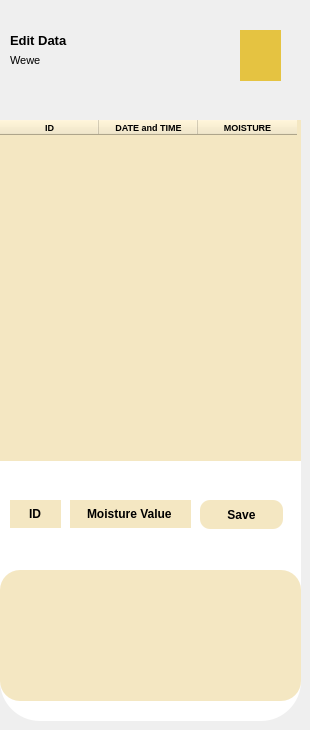
    <widget class="QWidget" name="page_4">
     <widget class="QFrame" name="frame_14">
      <property name="geometry">
       <rect>
        <x>0</x>
        <y>120</y>
        <width>301</width>
        <height>601</height>
       </rect>
      </property>
      <property name="styleSheet">
       <string notr="true">background-color: rgb(255, 255, 255);
border-radius: 40px;</string>
      </property>
      <property name="frameShape">
       <enum>QFrame::Shape::StyledPanel</enum>
      </property>
      <property name="frameShadow">
       <enum>QFrame::Shadow::Raised</enum>
      </property>
      <widget class="QFrame" name="frame_15">
       <property name="geometry">
        <rect>
         <x>0</x>
         <y>450</y>
         <width>301</width>
         <height>131</height>
        </rect>
       </property>
       <property name="styleSheet">
        <string notr="true">background-color:#f4e7c2;
border-radius:20px;</string>
       </property>
       <property name="frameShape">
        <enum>QFrame::Shape::StyledPanel</enum>
       </property>
       <property name="frameShadow">
        <enum>QFrame::Shadow::Raised</enum>
       </property>
       <widget class="QPushButton" name="dashboardPushButton_4">
        <property name="geometry">
         <rect>
          <x>20</x>
          <y>10</y>
          <width>51</width>
          <height>51</height>
         </rect>
        </property>
        <property name="text">
         <string/>
        </property>
        <property name="icon">
         <iconset resource="res.qrc">
          <normaloff>:/image/dashboard.png</normaloff>:/image/dashboard.png</iconset>
        </property>
        <property name="iconSize">
         <size>
          <width>43</width>
          <height>43</height>
         </size>
        </property>
       </widget>
       <widget class="QPushButton" name="settingsPushButton_4">
        <property name="geometry">
         <rect>
          <x>90</x>
          <y>10</y>
          <width>51</width>
          <height>51</height>
         </rect>
        </property>
        <property name="text">
         <string/>
        </property>
        <property name="icon">
         <iconset resource="res.qrc">
          <normaloff>:/image/settings.png</normaloff>:/image/settings.png</iconset>
        </property>
        <property name="iconSize">
         <size>
          <width>40</width>
          <height>40</height>
         </size>
        </property>
       </widget>
       <widget class="QPushButton" name="notificationPushButton_4">
        <property name="geometry">
         <rect>
          <x>160</x>
          <y>10</y>
          <width>51</width>
          <height>51</height>
         </rect>
        </property>
        <property name="text">
         <string/>
        </property>
        <property name="icon">
         <iconset resource="res.qrc">
          <normaloff>:/image/notification.png</normaloff>:/image/notification.png</iconset>
        </property>
        <property name="iconSize">
         <size>
          <width>40</width>
          <height>40</height>
         </size>
        </property>
       </widget>
       <widget class="QPushButton" name="profilePushButton_4">
        <property name="geometry">
         <rect>
          <x>230</x>
          <y>10</y>
          <width>51</width>
          <height>51</height>
         </rect>
        </property>
        <property name="text">
         <string/>
        </property>
        <property name="icon">
         <iconset resource="res.qrc">
          <normaloff>:/image/profile.png</normaloff>:/image/profile.png</iconset>
        </property>
        <property name="iconSize">
         <size>
          <width>30</width>
          <height>30</height>
         </size>
        </property>
       </widget>
      </widget>
      <widget class="QTableWidget" name="tableWidget_2">
       <property name="geometry">
        <rect>
         <x>0</x>
         <y>0</y>
         <width>301</width>
         <height>341</height>
        </rect>
       </property>
       <property name="font">
        <font>
         <family>Tahoma</family>
         <pointsize>7</pointsize>
        </font>
       </property>
       <property name="styleSheet">
        <string notr="true">color:#000;
background-color: rgb(244, 231, 194);
border-radius:0;</string>
       </property>
       <attribute name="horizontalHeaderMinimumSectionSize">
        <number>18</number>
       </attribute>
       <attribute name="horizontalHeaderDefaultSectionSize">
        <number>99</number>
       </attribute>
       <attribute name="horizontalHeaderHighlightSections">
        <bool>true</bool>
       </attribute>
       <column>
        <property name="text">
         <string>ID</string>
        </property>
        <property name="font">
         <font>
          <family>Tahoma</family>
          <pointsize>7</pointsize>
          <bold>true</bold>
         </font>
        </property>
       </column>
       <column>
        <property name="text">
         <string>DATE and TIME</string>
        </property>
        <property name="font">
         <font>
          <family>Tahoma</family>
          <pointsize>7</pointsize>
          <bold>true</bold>
         </font>
        </property>
       </column>
       <column>
        <property name="text">
         <string>MOISTURE</string>
        </property>
        <property name="font">
         <font>
          <family>Tahoma</family>
          <pointsize>7</pointsize>
          <bold>true</bold>
         </font>
        </property>
       </column>
      </widget>
      <widget class="QPushButton" name="editPushButton">
       <property name="geometry">
        <rect>
         <x>200</x>
         <y>380</y>
         <width>83</width>
         <height>29</height>
        </rect>
       </property>
       <property name="font">
        <font>
         <family>Tahoma</family>
         <bold>true</bold>
        </font>
       </property>
       <property name="styleSheet">
        <string notr="true">color:#000;
background-color: rgb(244, 231, 194);
border-radius:10px;</string>
       </property>
       <property name="text">
        <string>Save</string>
       </property>
      </widget>
      <widget class="QLineEdit" name="editMoistureLineEdit">
       <property name="geometry">
        <rect>
         <x>70</x>
         <y>380</y>
         <width>121</width>
         <height>28</height>
        </rect>
       </property>
       <property name="font">
        <font>
         <family>Tahoma</family>
         <bold>true</bold>
        </font>
       </property>
       <property name="contextMenuPolicy">
        <enum>Qt::ContextMenuPolicy::PreventContextMenu</enum>
       </property>
       <property name="styleSheet">
        <string notr="true">background-color: rgb(244, 231, 194);
color:#000;</string>
       </property>
       <property name="text">
        <string>Moisture Value</string>
       </property>
       <property name="alignment">
        <set>Qt::AlignmentFlag::AlignCenter</set>
       </property>
      </widget>
      <widget class="QLineEdit" name="editIDLineEdit">
       <property name="geometry">
        <rect>
         <x>10</x>
         <y>380</y>
         <width>51</width>
         <height>28</height>
        </rect>
       </property>
       <property name="font">
        <font>
         <family>Tahoma</family>
         <bold>true</bold>
        </font>
       </property>
       <property name="contextMenuPolicy">
        <enum>Qt::ContextMenuPolicy::PreventContextMenu</enum>
       </property>
       <property name="styleSheet">
        <string notr="true">background-color: rgb(244, 231, 194);
color:#000;</string>
       </property>
       <property name="text">
        <string>ID</string>
       </property>
       <property name="alignment">
        <set>Qt::AlignmentFlag::AlignCenter</set>
       </property>
      </widget>
     </widget>
     <widget class="QPushButton" name="pushButton_26">
      <property name="enabled">
       <bool>true</bool>
      </property>
      <property name="geometry">
       <rect>
        <x>240</x>
        <y>30</y>
        <width>41</width>
        <height>51</height>
       </rect>
      </property>
      <property name="styleSheet">
       <string notr="true">border:none;
background-color: rgb(229, 195, 65);</string>
      </property>
      <property name="text">
       <string/>
      </property>
      <property name="icon">
       <iconset resource="res.qrc">
        <normaloff>:/image/humaigoLogo-removebg-preview.png</normaloff>:/image/humaigoLogo-removebg-preview.png</iconset>
      </property>
      <property name="iconSize">
       <size>
        <width>50</width>
        <height>50</height>
       </size>
      </property>
     </widget>
     <widget class="QLabel" name="label_10">
      <property name="geometry">
       <rect>
        <x>10</x>
        <y>50</y>
        <width>141</width>
        <height>20</height>
       </rect>
      </property>
      <property name="font">
       <font>
        <family>Tahoma</family>
        <pointsize>8</pointsize>
        <bold>false</bold>
       </font>
      </property>
      <property name="styleSheet">
       <string notr="true">color:#000;
border:none;</string>
      </property>
      <property name="text">
       <string>Wewe</string>
      </property>
      <property name="alignment">
       <set>Qt::AlignmentFlag::AlignLeading|Qt::AlignmentFlag::AlignLeft|Qt::AlignmentFlag::AlignVCenter</set>
      </property>
     </widget>
     <widget class="QLabel" name="label_11">
      <property name="geometry">
       <rect>
        <x>10</x>
        <y>30</y>
        <width>201</width>
        <height>20</height>
       </rect>
      </property>
      <property name="font">
       <font>
        <family>Tahoma</family>
        <pointsize>10</pointsize>
        <bold>true</bold>
       </font>
      </property>
      <property name="styleSheet">
       <string notr="true">color:#000;
border:none;</string>
      </property>
      <property name="text">
       <string>Edit Data</string>
      </property>
      <property name="alignment">
       <set>Qt::AlignmentFlag::AlignLeading|Qt::AlignmentFlag::AlignLeft|Qt::AlignmentFlag::AlignVCenter</set>
      </property>
     </widget>
    </widget>
